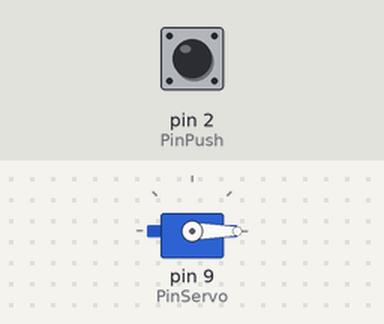
Recording of a sketch running on a simulated Arduino Uno, built with avr-gcc and run on an emulated ATmega328P. Shown: servo. The test bench sets the inputs (shaded band); at power-on: pin 2 (PinPush) HIGH.

Above: at 1.2 s.
1.3 s: pin 2 (PinPush) pulled LOW for 0.15 s
At 1.8 s:
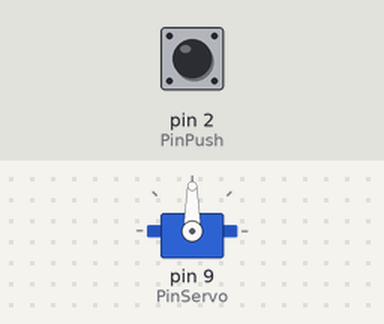
2.9 s: pin 2 (PinPush) pulled LOW for 1 s
At 4.2 s:
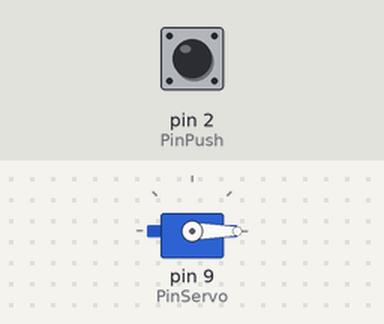
5.4 s: pin 2 (PinPush) pulled LOW for 3.2 s
At 6.1 s:
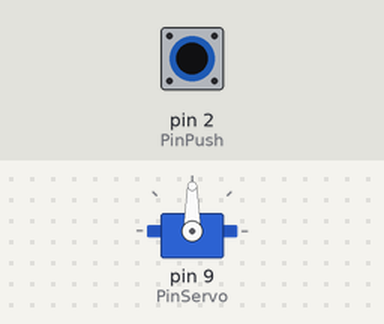
Timing chart, 0 to 8.4 s (numbered marks = the images above; inputs shaded):
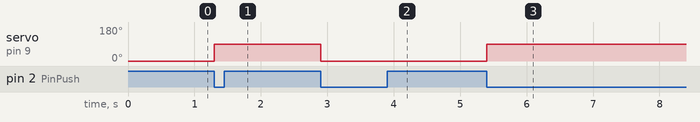

Measured:
- after the input at 1.3 s, servo on pin 9 (PinServo): 0° → 90° at once
- after the input at 2.9 s, servo on pin 9 (PinServo): 90° → 0° at once
- after the input at 5.4 s, servo on pin 9 (PinServo): 0° → 90° at once

The sketch:

Practica_2_Servor_Motor_con_JoyStick.ino
```cpp
#include <Servo.h>

Servo MiServo;
const int PinPush = 2;
const int PinServo = 9;

int EstadoServo = 0;
int UltimoEstadoPush = HIGH;

void setup() {
  MiServo.attach(PinServo);
  pinMode(PinPush,INPUT_PULLUP);
  MiServo.write(0);
}

void loop() {
  int EstadoPush = digitalRead(PinPush);
  if( EstadoPush == LOW && UltimoEstadoPush == HIGH){
    EstadoServo = !EstadoServo;

    if( EstadoServo == 1){
      MiServo.write(90);
    }else{
      MiServo.write(0);
    }
      delay(200);
  }
  UltimoEstadoPush = EstadoPush;
}
```
